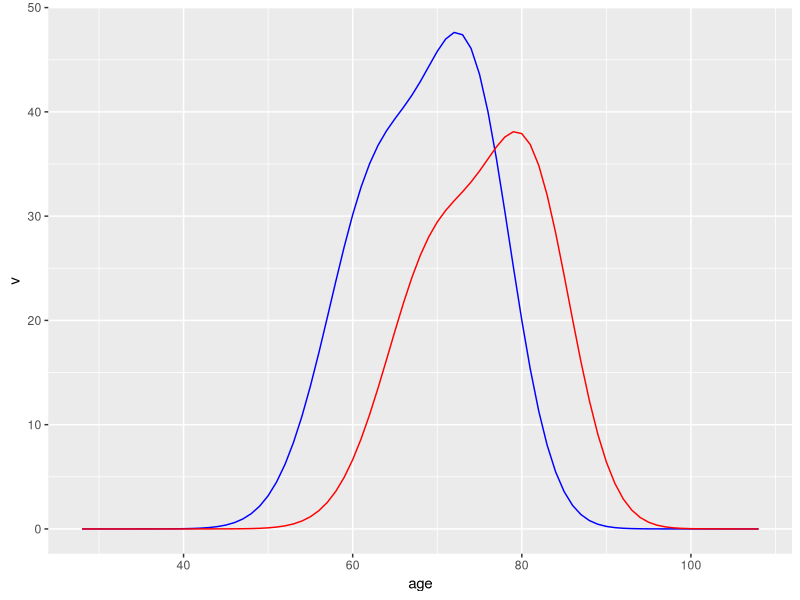

R code for this plot: (Note: this script raises an error after producing the figure.)
#------------------------------------------------------------------------------#

##### Shift Estimators  #####
##### Ethan Roubenoff   #####
##### Test No. 1, 7 Jan 2020 #####

# This script is an implementation of Tom Cassidy's Shift estimator (S-Timator).
# Given two incomplete mortality curves for two independent populations (men 
# women, for ex), the S-timator estimates the _difference_ in life expectancy 
# between the two.  The main assumption is:
#         m_male(a) = m_female(a + S)
# that one group's mortality is a linear scaling of the other's.

# Note that this model is implemented in discrete time, and correct conversions
# between integrals and summations should be verified.
# Required external data sources: two files simulating men and women's
# single-year mortality.  PDF of description is included. 

# In this script I am seeking to replicate Tom's work.  Next steps include the
# possibility of a spline, or a bayesian application.  I will also run this
# estimator on as many curves as possible. 

# A note on rounding: one of the big procedures here is accessing values at 
# given ages (m(70) = .08); ages are discrete here.  However, since our 
# estimator is not always an integer, there are inconsistencies with 
# m(alpha + delta) => m(20 + 8.2); there is no entry for m(28.2) in the 
# discrete data.  As a result, I just round to the nearest integer (m(28)).
# This may introduce systemic bias!

# Note that if any of the estimators are outside of the bounds of data,
# the function will break.  I do not have a good solution for this as of yet. 
#------------------------------------------------------------------------------#

##### Load data #####
library(tidyverse)
library(magrittr)
setwd("~/S-timators")
rm(list=ls())
gc()
m.sim <- readxl::read_excel("men-sim-file.xls", col_names = F) %>% 
  rename(age = "...1", v = "...2") %>%
  mutate(n = 1)
f.sim <- readxl::read_excel("women-sim-file.xls", col_names = F) %>%
  rename(age = "...1", v = "...2") %>%
  mutate(n = 1)

# note that the simulated data are in 1-year intervals. I have added a "n"
# column that can be used for non-constant age intervals.  These three
# columns (age, v, n) are the only necessary data.

m.sim
f.sim

ggplot() + 
  geom_line(data = m.sim, aes(x = age, y = v), color = "blue") + 
  geom_line(data = f.sim, aes(x = age, y = v), color = "red")  

# It can be seen that the female curve is right-shifted and scaled
# down relative to the male curve


#------------------------------------------------------------------------------#

##### Implementation #####
# Notation may be slightly different from the pdf
# all functions have prefix f_{quantity}
# CONSTANTS are in CAPITALS
# quantities should be consistent like: {variable}.{superscript}_{sex} sigma.sq.hat_m

mu_m <- weighted.mean(m.sim$age, m.sim$v)
mu_f <- weighted.mean(f.sim$age, f.sim$v)

ALPHA <- min(min(m.sim$age), min(f.sim$age))
BETA <- max(max(m.sim$age), max(f.sim$age))
DELTA <- round(mu_f - mu_m)

#### Iteration ####
# This function is a wrapper that returns all the constants needed for the
# estimators.  The default value of DELTA is mu_f - mu_m. 

stimator <- function(DELTA, ALPHA, BETA, f.sim, m.sim){
  
  if(ALPHA + DELTA < min (m.sim$age)) stop("ALPHA + DELTA falls outside of range")
  if(BETA - DELTA > max(m.sim$age)) stop("BETA - DELTA falls outside of range")
  
  #### mu ####
  browser()
  f_mu.hat <- function(alpha, beta, delta, df) {
    df %>% 
      filter(age > alpha & age < beta) %>%
      mutate(av = age * v * n ) %>%
      select(av) %>%
      sum() %>% 
      # divide_by(df %>% select(n) %>% sum()) %>%
      return()
  }
  
  # Note: need to round bc of discrete time
  mu.hat_w <- f_mu.hat(alpha = round(ALPHA+DELTA), beta = BETA, delta = DELTA, df = f.sim)
  mu.hat_m <- f_mu.hat(alpha = ALPHA, beta = round(BETA-DELTA), delta = DELTA, df = m.sim)
  
  # Quick sanity check:
  # ggplot() + 
  #   geom_line(data = m.sim, aes(x = age, y = v), color = "blue") + 
  #   geom_line(data = f.sim, aes(x = age, y = v), color = "red")  +
  #   geom_vline(xintercept = ALPHA + DELTA) + 
  #   geom_vline(xintercept = BETA - DELTA) + 
  #   geom_vline(xintercept = mu_m, color = "blue") + 
  #   geom_vline(xintercept = mu_f, color = "red") 
  
  #### sigma.hat.sq ####
  f_sigma.hat.sq <- function(alpha, beta,df, mu.hat) {
    df %>%
      filter(age > alpha, age < beta) %>%
      #mutate(a.mu = age - mu.hat) %>% # CHECK THIS
      mutate(a.mu = age) %>%
      mutate(r = a.mu^2 * v * n) %>%
      select(r) %>%
      sum() %>%
      return()
  }
  
  sigma.hat.sq_w <- f_sigma.hat.sq(alpha = round(ALPHA + DELTA), 
                                   beta = BETA, 
                                   df = f.sim, 
                                   mu.hat = mu.hat_w)
  
  sigma.hat.sq_m <- f_sigma.hat.sq(alpha = ALPHA, 
                                   beta = round(BETA - DELTA), 
                                   df = m.sim, 
                                   mu.hat = mu.hat_m)
  
  #### Q and Q.tilde ####
  f_Q <- function(alpha, beta, df) {
    df %>%
      filter(age > alpha, age < beta) %>%
      mutate(r = v*n) %>%
      sum()
  }
  
  Q <- f_Q(alpha = round(ALPHA + DELTA), 
           beta = BETA, 
           df = f.sim)
  Q.tilde <- f_Q(alpha = ALPHA, 
           beta = round(BETA - DELTA), 
           df = m.sim)
  
  #### R and R.tilde ####
  
  R <- mu.hat_m + DELTA
  R.tilde <- mu.hat_w - DELTA
  
  
  #### N and N.tilde ####
  f_N <- function(alpha, beta, R, sigma.hat.sq_m, Q, 
                  Q.tilde, df, mu.hat_m, mu.hat_w, delta ){
    a1 <- ((beta - R)^2 - sigma.hat.sq_m/Q.tilde) * (df %>% filter(age == beta) %>% pull("v"))
    a2 <- ((alpha - mu.hat_m)^2 - sigma.hat.sq_m/Q.tilde) * (df %>% filter(age == round(alpha + delta)) %>% pull("v"))
    a3 <- -2*mu.hat_w + 2*R*Q
    return(a1-a2+a3)
    }
  N <- f_N(ALPHA, BETA, R, sigma.hat.sq_m, Q,
           Q.tilde, f.sim,mu.hat_m, mu.hat_w, DELTA)  
  
  f_N.tilde <- function(alpha, beta, R.tilde, sigma.hat.sq_w, 
                        Q, Q.tilde, df, mu.hat_m, mu.hat_w, delta ){
    a1 <- ((beta - mu.hat_w)^2 - sigma.hat.sq_w/Q) *(df %>% filter(age == round(beta - delta)) %>% pull("v"))
    a2 <- ((alpha - R.tilde)^2 - sigma.hat.sq_w/Q)* (df %>% filter(age == alpha) %>% pull("v"))
    a3 <- -2*mu.hat_m + 2*R.tilde*Q.tilde
    return(a1 - a2 + a3)
  }
  
  N.tilde <- f_N.tilde(ALPHA, BETA, R.tilde, sigma.hat.sq_w, 
                       Q, Q.tilde, m.sim, mu.hat_m, mu.hat_w, DELTA)
  
  
  #### D and D.tilde ####
  # Need to calc v' (vp; v prime)
  # update this to use diff() function
  f.sim$vp <- 0
  m.sim$vp <- 0
  for (i in 1:nrow(f.sim)){
    vp <- (f.sim[i+1, "v"] - f.sim[i, "v"] ) %>% pull()
    n <- (f.sim[i, "n"]) %>% pull
    f.sim[i, "vp"] <- vp/n
  }
  f.sim[nrow(f.sim), "vp"] <- 0
  
  for (i in 1:nrow(m.sim)){
    vp <- (m.sim[i+1, "v"] - m.sim[i, "v"] ) %>% pull()
    n <- (m.sim[i, "n"]) %>% pull
    m.sim[i, "vp"] <- vp/n
  }
  m.sim[nrow(m.sim), "vp"] <- 0
  
  f_D <- function(beta, R, sigma.hat.sq_m, Q.tilde, 
                  df, alpha, mu.hat_m, delta, Q){
    a1 <- ((beta - R)^2 - sigma.hat.sq_m/Q.tilde) * (df %>% filter(age == beta) %>% pull("vp"))
    a2 <- ((alpha - mu.hat_m)^2 - sigma.hat.sq_m/Q.tilde) * (df %>% filter(age == round(alpha + delta)) %>% pull("vp"))
    a3 <- 2*(beta - R)*(df %>% filter(age == beta) %>% pull("v")) 
    a4 <- 2*(alpha - mu.hat_m)*(df %>% filter(age == round(alpha + delta)) %>% pull("v")) + 2*Q
    return(a1 - a2 - a3 + a4)
  }
  
  D <- f_D(BETA, R, sigma.hat.sq_m, Q.tilde, m.sim, ALPHA, mu.hat_m, DELTA, Q)
  
  f_D.tilde <- function(beta, mu.hat_w, sigma.hat.sq_w, Q, df, alpha, R.tilde, Q.tilde, delta) {
    a1 <- ((beta - mu.hat_w)^2 - sigma.hat.sq_w/Q) * (df %>% filter(age == round(beta - delta)) %>% pull("vp"))
    a2 <- ((alpha - R.tilde)^2 - sigma.hat.sq_w/Q) * (df %>% filter(age == alpha) %>% pull("vp"))
    a3 <- 2 * (beta - mu.hat_w) * (df %>% filter(age == round(beta - delta)) %>% pull("v"))
    a4 <- 2*(alpha - R.tilde) * (df %>% filter(age == alpha) %>% pull("v")) + 2*Q.tilde
    return(a1 - a2 - a3 + a4)
  }
  
  D.tilde <- f_D.tilde(BETA, mu.hat_w, sigma.hat.sq_w, Q, m.sim, ALPHA, R.tilde, Q.tilde, DELTA)
  
  
  ret <- list("ALPHA" = ALPHA,
              "BETA" = BETA,
              "DELTA" = DELTA,
              "D" = D,
              "D.tilde" = D.tilde,
              "mu_f" = mu_f,
              "mu_m" = mu_m,
              "mu.hat_m" = mu.hat_m,
              "mu.hat_w" = mu.hat_w,
              "N" = N,
              "N.tilde" = N.tilde,
              "Q" = Q,
              "Q.tilde" = Q.tilde,
              "R" = R,
              "R.tilde" = R.tilde,
              "sigma.hat.sq_m" = sigma.hat.sq_m,
              "sigma.hat.sq_w" = sigma.hat.sq_w)
  
  return(ret)
}

ret <- stimator(DELTA, ALPHA, BETA, f.sim, m.sim)

#### The Formulae  ####
#### Estimator 1 ####
f_e1 <- function(delta = DELTA, 
                 N = N, 
                 D = D, 
                 sigma.hat.sq_w = sigma.hat.sq_w, 
                 sigma.hat.sq_m = sigma.hat.sq_m, 
                 mu.hat_w = mu.hat_w, 
                 Q = Q, 
                 Q.tilde = Q.tilde, 
                 R = R) {
  a1 <- delta - N/D
  a2 <- N^2 - 2*D*(sigma.hat.sq_w + 2*mu.hat_w^2 - Q*mu.hat_w^2 - 2*R*mu.hat_w + 
                     Q*R^2 -  Q/Q.tilde*sigma.hat.sq_m)
  browser()
  return(a1 - (sqrt(a2)/D))
}

e1 <- with(ret, f_e1(delta = DELTA, 
           N = N,
           D = D, 
           sigma.hat.sq_w = sigma.hat.sq_w, 
           sigma.hat.sq_m = sigma.hat.sq_m, 
           mu.hat_w = mu.hat_w, 
           Q = Q, 
           Q.tilde = Q.tilde, 
           R = R) )

print(e1)


#### Estimator 2 ####
f_e2 <- function(delta = DELTA, 
                 N.tilde = N.tilde,
                 D.tilde = D.tilde,
                 sigma.hat.sq_m = sigma.hat.sq_m,
                 mu.hat_m = mu.hat_m,
                 Q.tilde = Q.tilde,
                 R.tilde = R.tilde,
                 Q = Q,
                 sigma.hat.sq_w = sigma.hat.sq_w) {
  
  a1 <- delta + N.tilde/D.tilde
  a2 <-  N.tilde^2 - 2*D.tilde * (sigma.hat.sq_m + 2*mu.hat_m^2 - 
                                  Q.tilde*mu.hat_m^2 - 2*R.tilde*mu.hat_m +
                                    Q.tilde * R.tilde^2 - Q.tilde/Q*sigma.hat.sq_w)
  
  return(a1 + sqrt(a2)/D.tilde)
  
}
e2 <- with(ret, f_e2(delta = DELTA, 
           N.tilde = N.tilde,
           D.tilde = D.tilde,
           sigma.hat.sq_m = sigma.hat.sq_m,
           mu.hat_m = mu.hat_m,
           Q.tilde = Q.tilde,
           R.tilde = R.tilde,
           Q = Q,
           sigma.hat.sq_w = sigma.hat.sq_w))
print(e2)

#### Estimator 3 ####

f_e3 <- function(delta = DELTA,
                 sigma.hat.sq_w = sigma.hat.sq_w,
                 mu.hat_w = mu.hat_w,
                 Q = Q,
                 R = R, 
                 Q.tilde = Q.tilde,
                 sigma.hat.sq_m = sigma.hat.sq_m,
                 N=N) {
  
  a1 <- sigma.hat.sq_w + 2*mu.hat_w^2 - Q.tilde*mu.hat_w^2 - 2*R*mu.hat_w +
    Q.tilde*R^2 - Q/Q.tilde*sigma.hat.sq_m
  return(delta - a1/N)
}
 
e3 <- with(ret, f_e3(delta = DELTA,
           sigma.hat.sq_w = sigma.hat.sq_w,
           mu.hat_w = mu.hat_w,
           Q = Q,
           R = R, 
           Q.tilde = Q.tilde,
           sigma.hat.sq_m = sigma.hat.sq_m,
           N=N))
print(e3)

#### Estimator 4 ####

f_e4 <- function(delta = DELTA,
                 sigma.hat.sq_m = sigma.hat.sq_m,
                 mu.hat_m= mu.hat_m,
                 Q.tilde = Q.tilde,
                 R.tilde = R.tilde,
                 Q = Q,
                 sigma.hat.sq_w = sigma.hat.sq_w,
                 N.tilde = N.tilde) {
  a1 <- sigma.hat.sq_m + 2*mu.hat_m^2 - Q.tilde*mu.hat_m^2 - 2*R.tilde*mu.hat_m +
    Q.tilde * R.tilde^2 - Q.tilde/Q*sigma.hat.sq_w
  return(delta + a1/N.tilde)
}

e4 <- with(ret, f_e4(delta = DELTA,
           sigma.hat.sq_m = sigma.hat.sq_m,
           mu.hat_m= mu.hat_m,
           Q.tilde = Q.tilde,
           R.tilde = R.tilde,
           Q = Q,
           sigma.hat.sq_w = sigma.hat.sq_w,
           N.tilde = N.tilde))
  
print(e4)

#### Iteration Procedure ####
# Program has already run once, providing first estimates of e1, e2, e3, e4
# Create nx4 matrix of values
# Call iteratively replacing DELTA with e1
# After completing n iterations, run to clear, and repeat with e2, e3, e4

n <- 10
iteration_df <- data.frame(matrix(0, n, 4))
colnames(iteration_df) <- c("e1", "e2", "e3", "e4")

# e1
iteration_df[1, "e1"] <- e1
for (i in 2:n) {
  ret <- stimator(DELTA = e1, ALPHA, BETA, f.sim, m.sim)
  e1 <- with(ret, f_e1(delta = e1,
                       N = N, 
                       D = D, 
                       sigma.hat.sq_w = sigma.hat.sq_w, 
                       sigma.hat.sq_m = sigma.hat.sq_m, 
                       mu.hat_w = mu.hat_w, 
                       Q = Q, 
                       Q.tilde = Q.tilde, 
                       R = R))
  iteration_df[i, "e1"] <- e1
}
iteration_df
plot(iteration_df$e3)

# e4
iteration_df[1, "e4"] <- e4
for (i in 2:n) {
  ret <- stimator(DELTA = e4, ALPHA, BETA, f.sim, m.sim)
  e4 <- with(ret, f_e4(delta = DELTA,
             sigma.hat.sq_m = sigma.hat.sq_m,
             mu.hat_m= mu.hat_m,
             Q.tilde = Q.tilde,
             R.tilde = R.tilde,
             Q = Q,
             sigma.hat.sq_w = sigma.hat.sq_w,
             N.tilde = N.tilde))
  iteration_df[i, "e4"] <- e4
}

# e3
iteration_df[1, "e3"] <- e3
for (i in 2:n) {
  ret <- stimator(DELTA = e3, ALPHA, BETA, f.sim, m.sim)
  e3 <- with(ret, f_e3(delta = e3,
                       sigma.hat.sq_w = sigma.hat.sq_w,
                       mu.hat_w = mu.hat_w,
                       Q = Q,
                       R = R, 
                       Q.tilde = Q.tilde,
                       sigma.hat.sq_m = sigma.hat.sq_m,
                       N=N))
  iteration_df[i, "e3"] <- e3
}
iteration_df
plot(iteration_df$e3)

# e4
iteration_df[1, "e4"] <- e4
for (i in 2:n) {
  ret <- stimator(DELTA = e4, ALPHA, BETA, f.sim, m.sim)
  e4 <- with(ret, f_e4(delta = DELTA,
             sigma.hat.sq_m = sigma.hat.sq_m,
             mu.hat_m= mu.hat_m,
             Q.tilde = Q.tilde,
             R.tilde = R.tilde,
             Q = Q,
             sigma.hat.sq_w = sigma.hat.sq_w,
             N.tilde = N.tilde))
  iteration_df[i, "e4"] <- e4
}
iteration_df
plot(iteration_df$e4)

















  